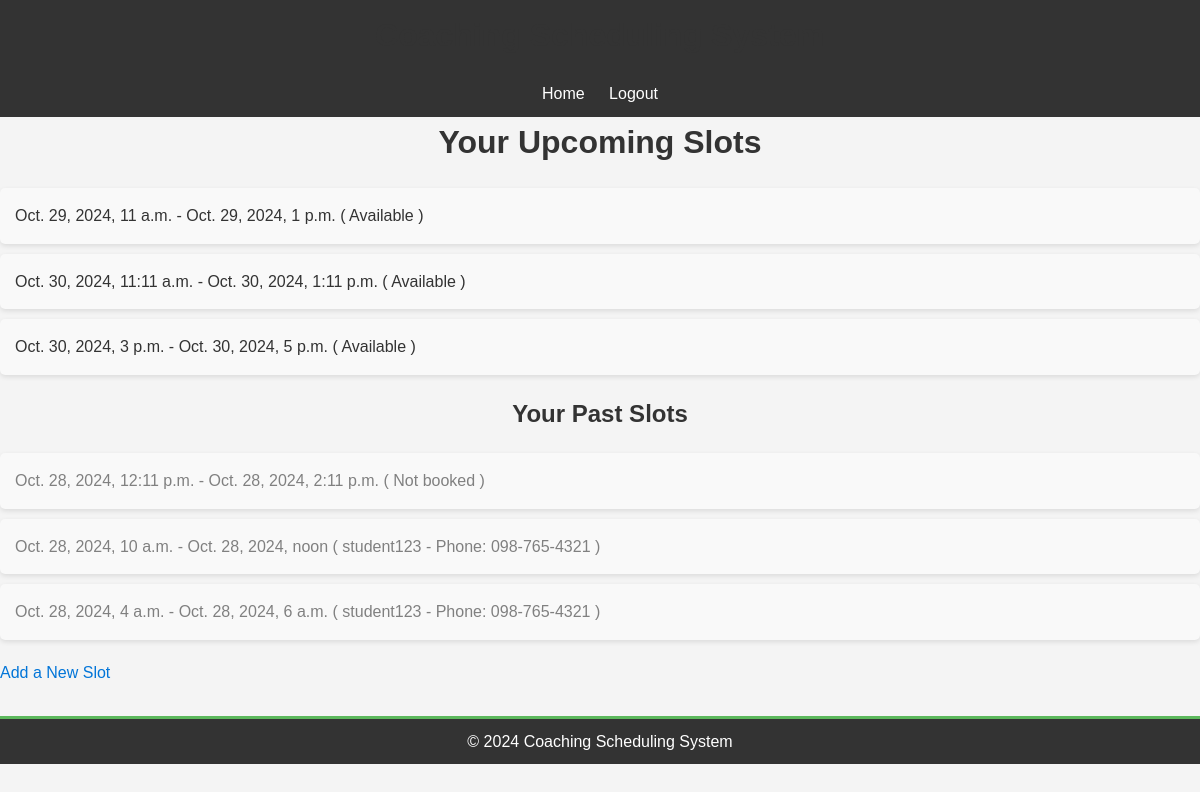
Screenshot of /coach-slots/ (signed in) with the database file from the repository.
### scheduler/models.py (models this page shows, shortened)
class Slot(models.Model):
    coach = models.ForeignKey(User, on_delete=models.CASCADE, related_name='slots')
    start_time = models.DateTimeField()
    end_time = models.DateTimeField()
    student = models.ForeignKey(User, on_delete=models.SET_NULL, null=True, blank=True, related_name='booked_slots')
    satisfaction = models.IntegerField(null=True, blank=True)  # Satisfaction rating (1-5)
    notes = models.TextField(null=True, blank=True)  # Free-form notes for the call

class StudentProfile(models.Model):
    user = models.OneToOneField(User, on_delete=models.CASCADE)
    phone_number = models.CharField(max_length=15)

### scheduler/views.py (the view)
# urls.py: path('coach-slots/', views.coach_slots, name='coach_slots'),
@login_required
def coach_slots(request):
    if not hasattr(request.user, 'coachprofile'):
        raise PermissionDenied
    upcoming_slots = Slot.objects.filter(coach=request.user, start_time__gte=timezone.now()).order_by('start_time')
    past_slots = Slot.objects.filter(coach=request.user, start_time__lt=timezone.now()).order_by('-start_time')
    return render(request, 'scheduler/coach_slots.html', {
        'upcoming_slots': upcoming_slots,
        'past_slots': past_slots,
    })

### scheduler/templates/scheduler/coach_slots.html (shortened to what this page needs)
<!DOCTYPE html>
<html>
    <header>
        <h1>Coaching Scheduling System</h1>
        <a href="{% url 'home' %}">Home</a>
        {% if user.is_authenticated %}
            <a href="{% url 'logout' %}">Logout</a>
        {% else %}
            <a href="{% url 'login' %}">Login</a>
        {% endif %}
    </header>
<head>
    <link rel="stylesheet" href="/static/css/styles.css">
</head>
<body>
    <h1>Your Upcoming Slots</h1>
    <ul>
        {% for slot in upcoming_slots %}
            <li class="{% if slot.student %}booked-slot{% endif %}">
                {{ slot.start_time }} - {{ slot.end_time }}
                {% if slot.student %}
                    ( {{ slot.student.username }} - Phone: {{ slot.student.studentprofile.phone_number }} )
                {% else %}
                    ( Available )
                {% endif %}
            </li>
        {% empty %}
            <li>No upcoming slots.</li>
        {% endfor %}
    </ul>
    <h2>Your Past Slots</h2>
    <ul>
        {% for slot in past_slots %}
            <li class="past-slot">
                {{ slot.start_time }} - {{ slot.end_time }}
                {% if slot.student %}
                    ( {{ slot.student.username }} - Phone: {{ slot.student.studentprofile.phone_number }} )
                {% else %}
                    ( Not booked )
                {% endif %}
            </li>
        {% empty %}
            <li>No past slots available.</li>
        {% endfor %}
    </ul>
    <a href="{% url 'add_slot' %}">Add a New Slot</a>
</body>
<footer>
    <p>&copy; 2024 Coaching Scheduling System</p>
</footer>
</html>

### static/css/styles.css (style rules this page uses)
* { margin: 0; padding: 0; box-sizing: border-box; }
body { font-family: Arial, sans-serif; background-color: #f4f4f4; color: #333; line-height: 1.6; margin: 0; padding: 0; }
h1, h2 { color: #333; text-align: center; margin-bottom: 20px; }
a { color: #0275d8; text-decoration: none; }
ul { list-style: none; margin: 20px 0; padding: 0; }
li { padding: 15px; margin: 10px 0; border-radius: 5px; background-color: #f9f9f9; box-shadow: 0 2px 5px rgba(0, 0, 0, 0.1); }
.past-slot { color: gray; }
header { background: #333; color: #fff; padding: 10px 0; text-align: center; }
header a { color: #fff; margin: 0 10px; text-decoration: none; }
footer { margin-top: 30px; padding: 10px; background: #333; color: #fff; text-align: center; border-top: 3px solid #5cb85c; }

### scheduler/templates/scheduler/coach_slots.html (style rules this page uses)
.past-slot { color: gray; }

### rows the page displays
Slot: start_time "Oct. 29, 2024, 11 a.m.", end_time "Oct. 29, 2024, 1 p.m.", shows "( Available )"
Slot: start_time "Oct. 30, 2024, 11:11 a.m.", end_time "Oct. 30, 2024, 1:11 p.m.", shows "( Available )"
Slot: start_time "Oct. 30, 2024, 3 p.m.", end_time "Oct. 30, 2024, 5 p.m.", shows "( Available )"
Slot: start_time "Oct. 28, 2024, 12:11 p.m.", end_time "Oct. 28, 2024, 2:11 p.m.", shows "( Not booked )"
Slot: start_time "Oct. 28, 2024, 10 a.m.", end_time "Oct. 28, 2024, noon", student.username "student123", student.studentprofile.phone_number "098-765-4321"
Slot: start_time "Oct. 28, 2024, 4 a.m.", end_time "Oct. 28, 2024, 6 a.m.", student.username "student123", student.studentprofile.phone_number "098-765-4321"
